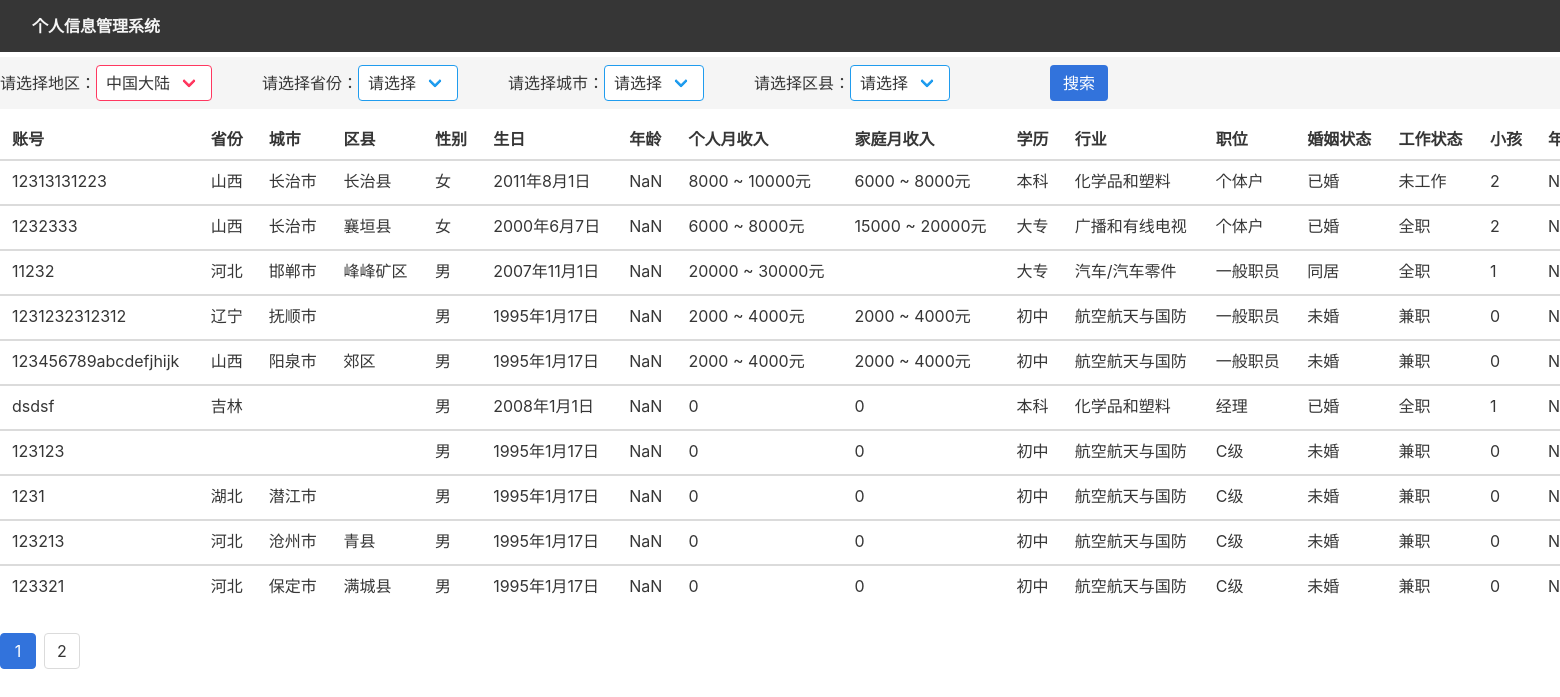
The app's page /search/ (signed in) with its own data.
### account_list/models.py (models this page shows)
class Accounts(models.Model):
    id = models.AutoField(primary_key=True)
    account = models.CharField(max_length=40)
    area = models.CharField(max_length=10)
    province = models.CharField(max_length=10)
    city = models.CharField(max_length=10)
    county = models.CharField(max_length=10)
    sex = models.CharField(max_length=5)
    age = models.IntegerField()
    birthday = models.CharField(max_length=30)
    edu = models.CharField(max_length=10)
    trade = models.CharField(max_length=30)
    position = models.CharField(max_length=10)
    marriage =models.CharField(max_length=10)
    working = models.CharField(max_length=10)
    child = models.IntegerField()
    child_age = models.IntegerField()
    child_birthday = models.CharField(max_length=30)
    zip_code = models.CharField(max_length=10)
    create_time = models.DateTimeField(auto_now_add=True)
    user = models.CharField(max_length=30)
    personal_monthly_income = models.CharField(max_length=20)
    family_monthly_income = models.CharField(max_length=20)
    hide_time = models.DateField(auto_now_add=True)
    class Meta:
        ordering = ['-id']

### account_list/views.py (the view)
# urls.py: path('search/',search, name='搜索'),
@login_required
def search(request):
    now_time = datetime.datetime.now()
    area = request.GET.get('area')
    province = request.GET.get('province')
    city = request.GET.get('city')
    county = request.GET.get('county')
    user = request.user
    search_dict = dict()
    if area:
        search_dict['area'] = area
    if province:
        search_dict['province'] = province
    if city:
        search_dict['city'] = city
    if county:
        search_dict['county'] = county
    search_of_list1 = Accounts.objects.filter(user=user,**search_dict)
    search_of_list = search_of_list1.filter(hide_time__lte=now_time)
    pageing = Paginator(search_of_list,10)
    page_num = request.GET.get('page',1)
    page_list = pageing.get_page(page_num)
    current_page = page_list.number
    pages = pageing.num_pages
    page_of_pages = pageing.page_range
    page_data =dict()
    page_data['page_list'] = page_list
    page_data['page'] = page_list.object_list
    page_data['area'] = area
    page_data['province'] =province
    page_data['city'] = city
    page_data['county'] = county
    page_data['page_of_pages'] = page_of_pages
    page_data['current_page'] = current_page
    return render(request,'search_list.html',page_data)

### account_list/templates/search_list.html (shortened to what this page needs)
{% extends 'bast.html' %}
    {% block basic_info %}
        {% include 'choose.html' %}
    {% endblock basic_info %}
{% block search_list %}
<div>
<table class="table is-fullwidth" style="margin-top: 10px;">
  <thead>
    <tr>
      <th>账号</th>
      <th>省份</th>
      <th>城市</th>
      <th>区县</th>
      <th>性别</th>
      <th>生日</th>
      <th>年龄</th>
      <th>个人月收入</th>
      <th>家庭月收入</th>
      <th>学历</th>
      <th>行业</th>
      <th>职位</th>
      <th>婚姻状态</th>
      <th>工作状态</th>
      <th>小孩</th>
      <th>年龄</th>
    </tr>
  </thead>
  <tfoot>
  {% for ss in page %}
    <tr >
      <td>{{ss.account}}</td>
      <td>{{ss.province}}</td>
      <td>{{ss.city}}</td>
      <td>{{ss.county}}</td>
      <td>{{ss.sex}}</td>
      <td>{{ss.birthday}}</td>
      <td id="age" name="age">{{ss.age}}</td>
      <td>{{ss.personal_monthly_income}}</td>
      <td>{{ss.family_monthly_income}}</td>
      <td>{{ss.edu}}</td>
      <td>{{ss.trade}}</td>
      <td>{{ss.position}}</td>
      <td>{{ss.marriage}}</td>
      <td>{{ss.working}}</td>
      <td>{{ss.child}}</td>
      <td id="child_age" name="child_age">{{ss.child_age}}</td>
    </tr>
  {% endfor %}
  </tfoot>
</table>
<div>
  <nav class="pagination" role="navigation" aria-label="pagination">
  <ul class="pagination-list">
  {% for a in page_of_pages %}
   {% if a == current_page %}
    <li>
      <a class="pagination-link is-current" aria-label="Page 1" aria-current="page" href="?area={{ area }}&previous={{ province }}&city={{ city }}&county={{ county }}&page={{a}}">{{ a }}</a>
    </li>
    {% else %}
    <li>
      <a class="pagination-link" aria-label="Goto page 2" href="?area={{ area }}&previous={{ province }}&city={{ city }}&county={{ county }}&page={{a}}">{{ a }}</a>
    </li>
    {% endif %}
  {% endfor %}
</nav>
</div>
{% endblock search_list %}

### records on screen
Accounts: account "12313131223", province "山西", city "长治市", county "长治县", sex "女", birthday "2011年8月1日", personal_monthly_income "8000 ~ 10000元", family_monthly_income "6000 ~ 8000元", edu "本科", trade "化学品和塑料", position "个体户", marriage "已婚", working "未工作", child "2"
Accounts: account "1232333", province "山西", city "长治市", county "襄垣县", sex "女", birthday "2000年6月7日", personal_monthly_income "6000 ~ 8000元", family_monthly_income "15000 ~ 20000元", edu "大专", trade "广播和有线电视", position "个体户", marriage "已婚", working "全职", child "2"
Accounts: account "11232", province "河北", city "邯郸市", county "峰峰矿区", sex "男", birthday "2007年11月1日", personal_monthly_income "20000 ~ 30000元", edu "大专", trade "汽车/汽车零件", position "一般职员", marriage "同居", working "全职", child "1"
Accounts: account "1231232312312", province "辽宁", city "抚顺市", sex "男", birthday "1995年1月17日", personal_monthly_income "2000 ~ 4000元", family_monthly_income "2000 ~ 4000元", edu "初中", trade "航空航天与国防", position "一般职员", marriage "未婚", working "兼职", child "0"
Accounts: account "123456789abcdefjhijk", province "山西", city "阳泉市", county "郊区", sex "男", birthday "1995年1月17日", personal_monthly_income "2000 ~ 4000元", family_monthly_income "2000 ~ 4000元", edu "初中", trade "航空航天与国防", position "一般职员", marriage "未婚", working "兼职", child "0"
Accounts: account "dsdsf", province "吉林", sex "男", birthday "2008年1月1日", personal_monthly_income "0", family_monthly_income "0", edu "本科", trade "化学品和塑料", position "经理", marriage "已婚", working "全职", child "1"
Accounts: account "123123", sex "男", birthday "1995年1月17日", personal_monthly_income "0", family_monthly_income "0", edu "初中", trade "航空航天与国防", position "C级", marriage "未婚", working "兼职", child "0"
Accounts: account "1231", province "湖北", city "潜江市", sex "男", birthday "1995年1月17日", personal_monthly_income "0", family_monthly_income "0", edu "初中", trade "航空航天与国防", position "C级", marriage "未婚", working "兼职", child "0"
Accounts: account "123213", province "河北", city "沧州市", county "青县", sex "男", birthday "1995年1月17日", personal_monthly_income "0", family_monthly_income "0", edu "初中", trade "航空航天与国防", position "C级", marriage "未婚", working "兼职", child "0"
Accounts: account "123321", province "河北", city "保定市", county "满城县", sex "男", birthday "1995年1月17日", personal_monthly_income "0", family_monthly_income "0", edu "初中", trade "航空航天与国防", position "C级", marriage "未婚", working "兼职", child "0"

### other values on screen
{{ a }} "1"
{{ a }} "2"
